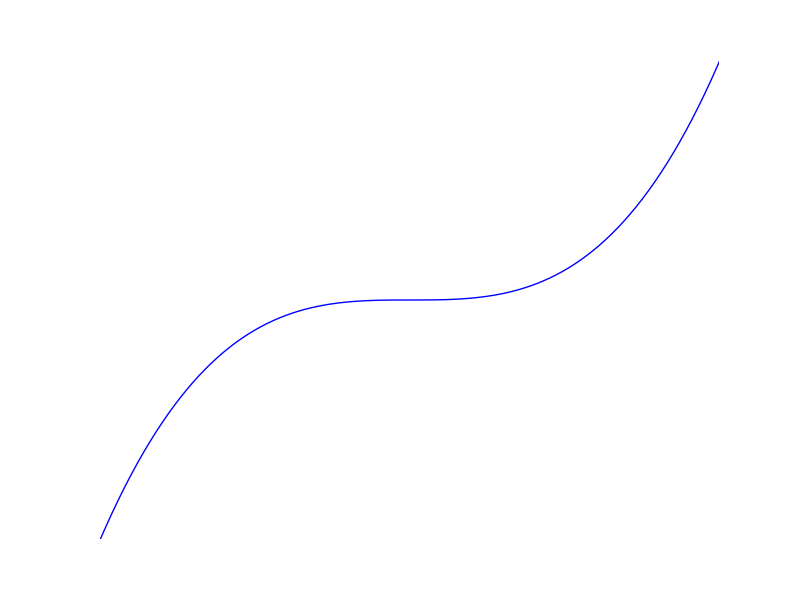

The script that saved this image:
import matplotlib.pyplot as pyplot

# plotdata is a local module for our convenience
import plotdata

# x and y are lits of floating point numbers
x = plotdata.data01x
y = plotdata.data01y

pyplot.xticks([])
pyplot.yticks([])
pyplot.box('off')

# Plot y against x
pyplot.plot(x,y)

pyplot.savefig('example01s.png')
